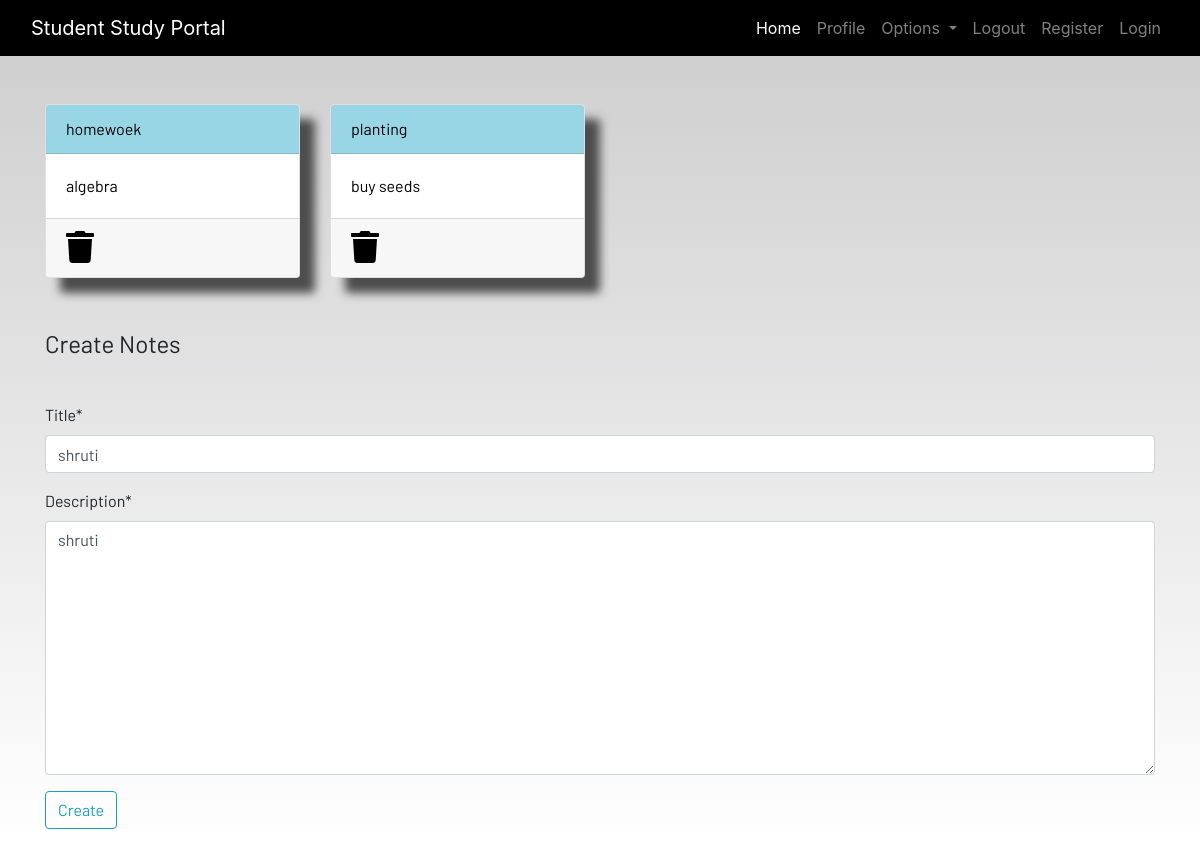
Screenshot of /notes/ (signed in) with the database file from the repository.
### myapp/models.py (models this page shows)
class Notes(models.Model):
    user=models.ForeignKey(User, on_delete=models.CASCADE)
    title=models.CharField(max_length=20,default="shruti")
    description=models.TextField(default='shruti')
    class Meta:
        verbose_name='notes'
        verbose_name_plural='notes'

### myapp/views.py (the view)
# urls.py: path('notes/',views.notes,name='notes'),
def notes(request):
    if request.method=="POST":
        form=NotesForm(request.POST)
        if form.is_valid():
            notes=Notes(user=request.user,title=request.POST['title'],description=request.POST['description'])
            notes.save()
        messages.success(request,f'Notes Added from {request.user.username} successfully')
    else:
        form=NotesForm()
    notes=Notes.objects.filter(user=request.user)
    context={'notes':notes,'form':form}
    return render(request,'myapp/notes.html',context)

### myapp/forms.py
class NotesForm(forms.ModelForm):
    class Meta:
        model=Notes
        fields=['title','description']

### myapp/templates/myapp/notes.html (shortened to what this page needs)
{% extends 'myapp/base.html' %}
{% load crispy_forms_tags %}
{% load static %}
{% block content %}
<div class="container">
    <div class="row">
        {% for note in notes %}
        <div class="col-md-3">
            <a href="{% url 'notes-detail' note.id %}">
                <div class="card">
                    <div class="card-header">{{ note.title }}</div>
                    <div class="card-body">{{ note.description }}</div>
                    <div class="card-footer mt-auto "><a href="{% url 'delete-note' note.id%}">
                        <i class="fa fa-trash fa-2x"></i></a>
                    </div>
                </div>
            </a>
        </div>
        {% endfor %}
        <br><br>
    </div>
</div>
<br><br>
<div class="container">
    <form method="POST">
        <fieldset class="form-group">
            <legend class="border-bottom mb-4">Create Notes</legend>
        </fieldset>
        {{ form|crispy }}
        <div class="form-group">
            <button href="" class="btn btn-outline-info" type="submit">
                Create
            </button>
        </div>
    </form>
</div>
{% endblock content %}

### myapp/static/css/css/main.css (style rules this page uses)
html { scroll-behavior: smooth; height: 100%; width: 100%; }
.card { box-shadow: 15px 15px 10px rgb(78, 77, 77); }
a { text-decoration: none !important; color: black; }
.card-header { color: black !important; background: rgb(152, 214, 230) !important; transition: 0.3s ease-in; }
html, body { max-width: 100%; overflow-x: hidden; height: 100%; width: 100%; }
body { background: linear-gradient(rgba(0, 0, 0, 0.2), rgba(255, 255, 255, 0.5)); overflow-x: hidden; background-repeat: no-repeat; }
.card-header { background-color: rgb(133, 204, 231); }
.col-md-3 .card { width: 100%; height: 100%; }
.fa { color: black; }

### rows the page displays
Notes: title "homewoek", description "algebra"
Notes: title "planting", description "buy seeds"
